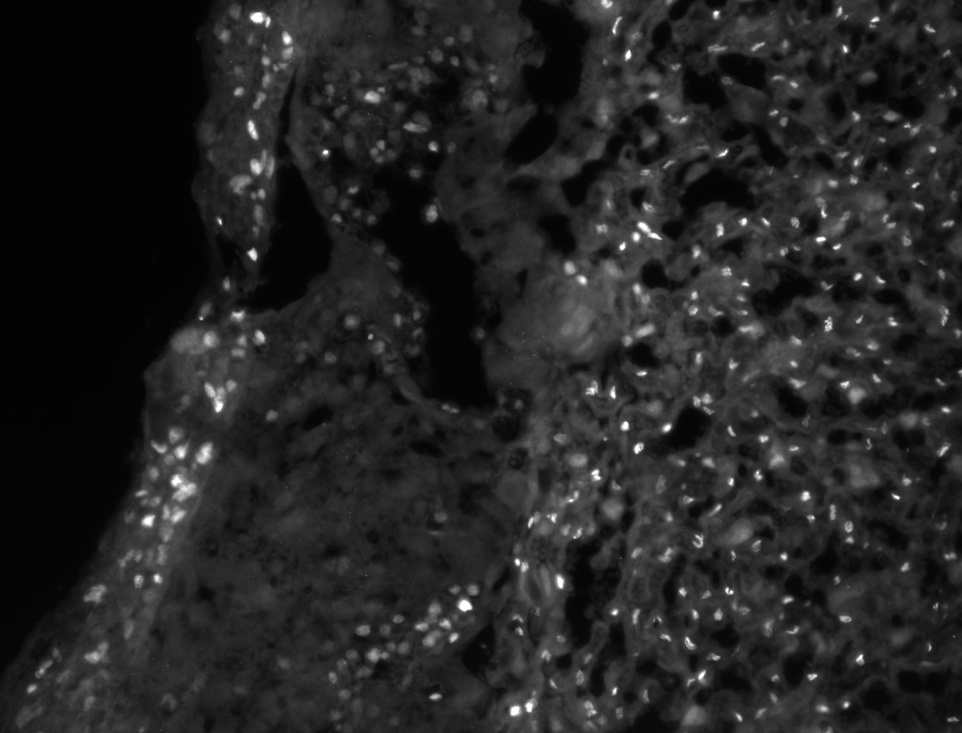
#> input picture SNAP-132445-0096.jpg, 962 x 733 px, shrunk from 1344 x 1024 before the run
$ jupyter execute 'Grain segmentation.ipynb'
#> lines starting #> are read from the running program, lines starting #| are printed output that depends on the picture; after the words box and inside, x2 and y2 are one past the last pixel; in counts of white or black regions, pixels touching at a corner belong together
[cell 1]
import cv2
import numpy as np
from matplotlib import pyplot as plt
from scipy import ndimage
from skimage import measure, color, io

[cell 2]
img1 = cv2.imread("SNAP-132445-0096.jpg")
#> img1 is the input picture: shape (733, 962, 3); min 0, max 255, mean 36.3

[cell 3]
img = cv2.cvtColor(img1,cv2.COLOR_BGR2GRAY)

[cell 4]
pixels_to_um = 0.5 # 1 pixel = 500 nm

[cell 5]
ret1, thresh = cv2.threshold(img, 0, 255, cv2.THRESH_BINARY+cv2.THRESH_OTSU)
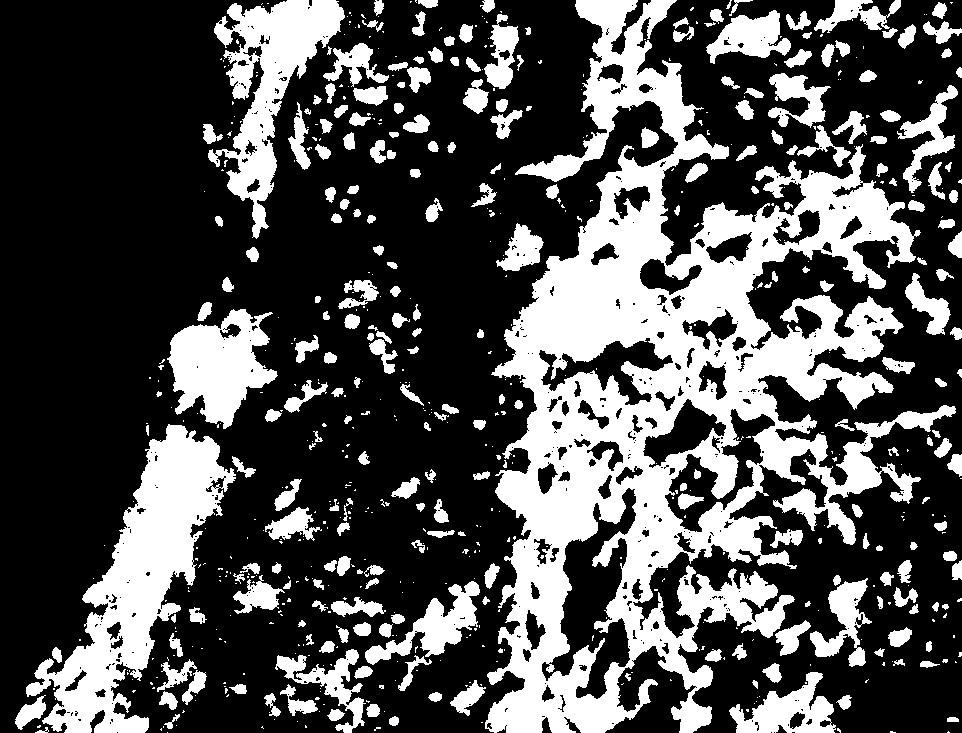
#> thresh: shape (733, 962); 31.5% white; 685 white regions (429 under 20 px), largest, box (x1, y1, x2, y2) and area: (485, 0, 956, 733) 121201, (26, 424, 236, 733) 22366, (208, 0, 345, 239) 11483
#> ret1 = 44

[cell 6]
kernel = np.ones((3,3),np.uint8)
opening = cv2.morphologyEx(thresh,cv2.MORPH_OPEN,kernel, iterations = 2)
#> opening: shape (733, 962); 28.9% white; 291 white regions, largest, box (x1, y1, x2, y2) and area: (488, 0, 914, 733) 101364, (35, 425, 233, 733) 20958, (228, 0, 344, 201) 9150

[cell 7]
from skimage.segmentation import clear_border
opening = clear_border(opening)
#> opening: shape (733, 962); 9.4% white; 275 white regions, largest, box (x1, y1, x2, y2) and area: (169, 309, 277, 427) 7375, (677, 575, 777, 624) 2882, (413, 582, 479, 655) 2431

[cell 8]
sure_bg = cv2.dilate(opening,kernel,iterations=2)
#> sure_bg: shape (733, 962); 15.1% white; 200 white regions, largest, box (x1, y1, x2, y2) and area: (675, 565, 870, 668) 9189, (167, 301, 279, 429) 8953, (275, 580, 481, 728) 7321

[cell 9]
dist_transform = cv2.distanceTransform(opening,cv2.DIST_L2,3)

[cell 10]
ret2, sure_fg = cv2.threshold(dist_transform,0.2*dist_transform.max(),255,0)
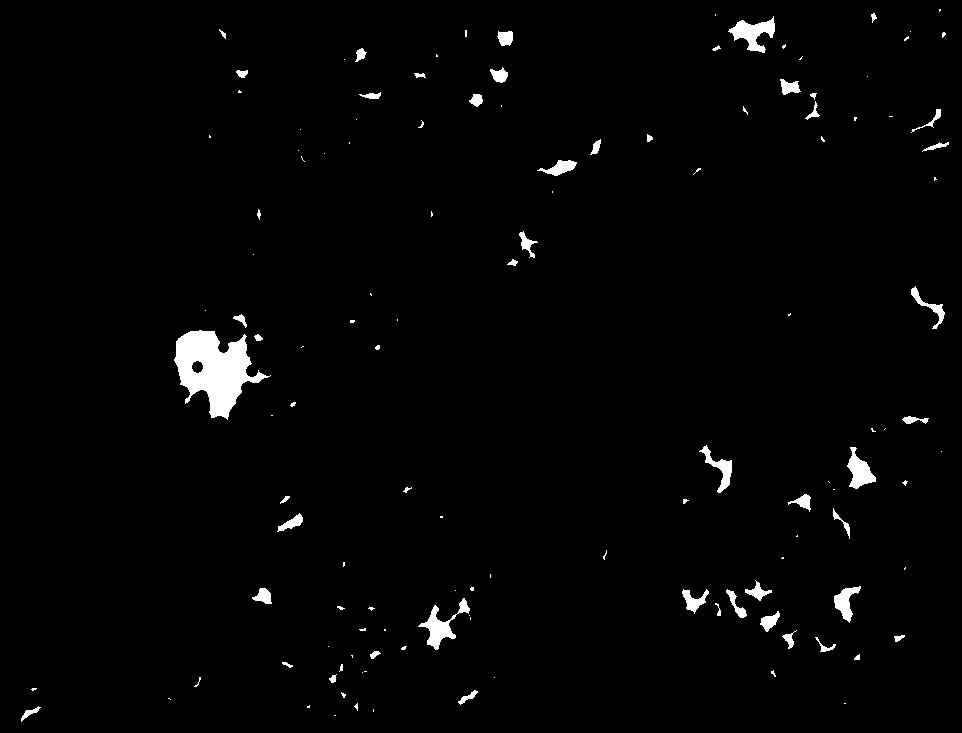
#> sure_fg: shape (733, 962) float32; 1.8% white; 129 white regions (76 under 20 px), largest, box (x1, y1, x2, y2) and area: (174, 330, 271, 420) 4411, (418, 598, 470, 650) 791, (728, 16, 775, 53) 789
#> ret2 = 5.43

[cell 11]
sure_fg = np.uint8(sure_fg)

[cell 12]
unknown = cv2.subtract(sure_bg,sure_fg)
#> unknown: shape (733, 962); 13.3% white; 201 white regions

[cell 13]
ret3, markers = cv2.connectedComponents(sure_fg)
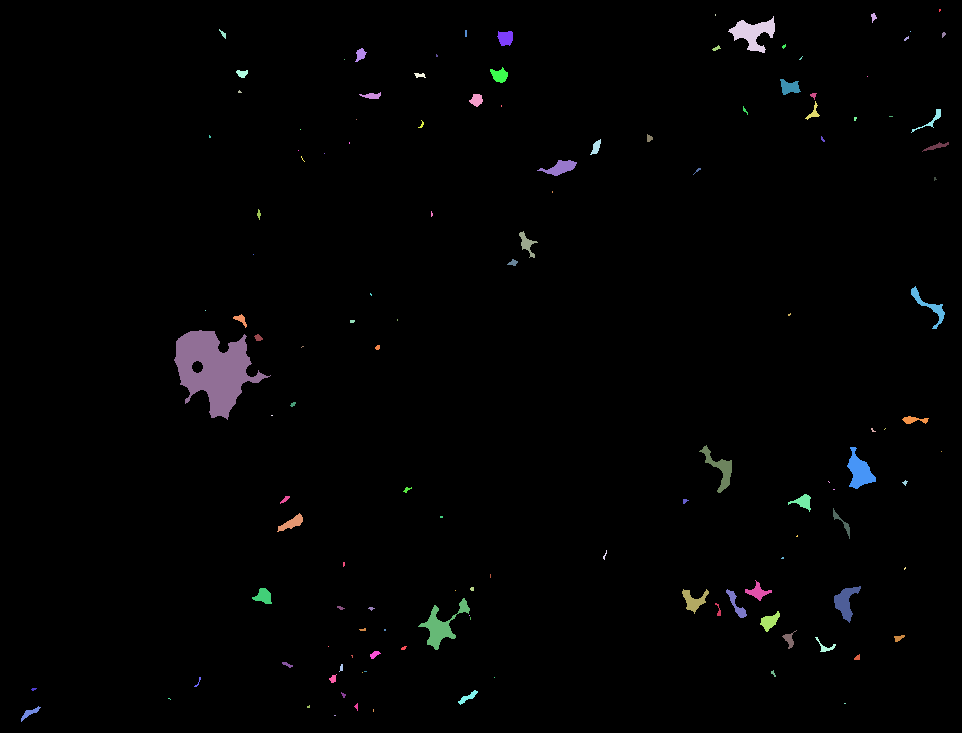
#> markers: shape (733, 962) int32; 130 distinct labels, from 0 to 129; one colour per label, 0 black
#> ret3 = 130

[cell 14]
markers = markers+10
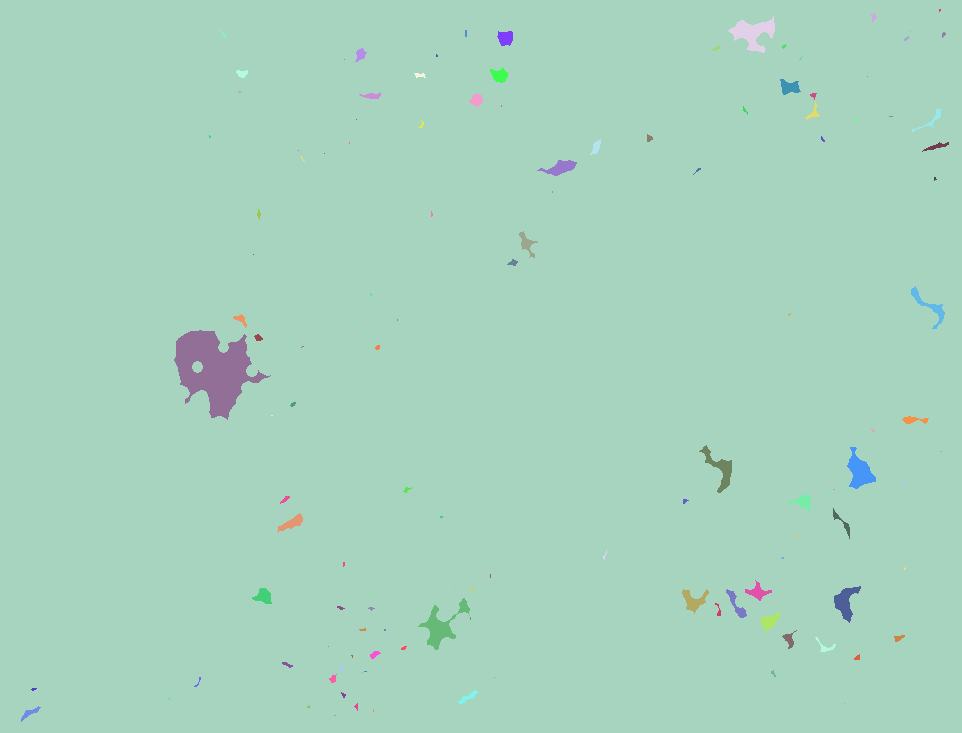
#> markers: shape (733, 962) int32; 130 distinct labels, from 10 to 139; one colour per label, 0 black

[cell 15]
markers[unknown==255] = 0

[cell 16]
markers = cv2.watershed(img1,markers)
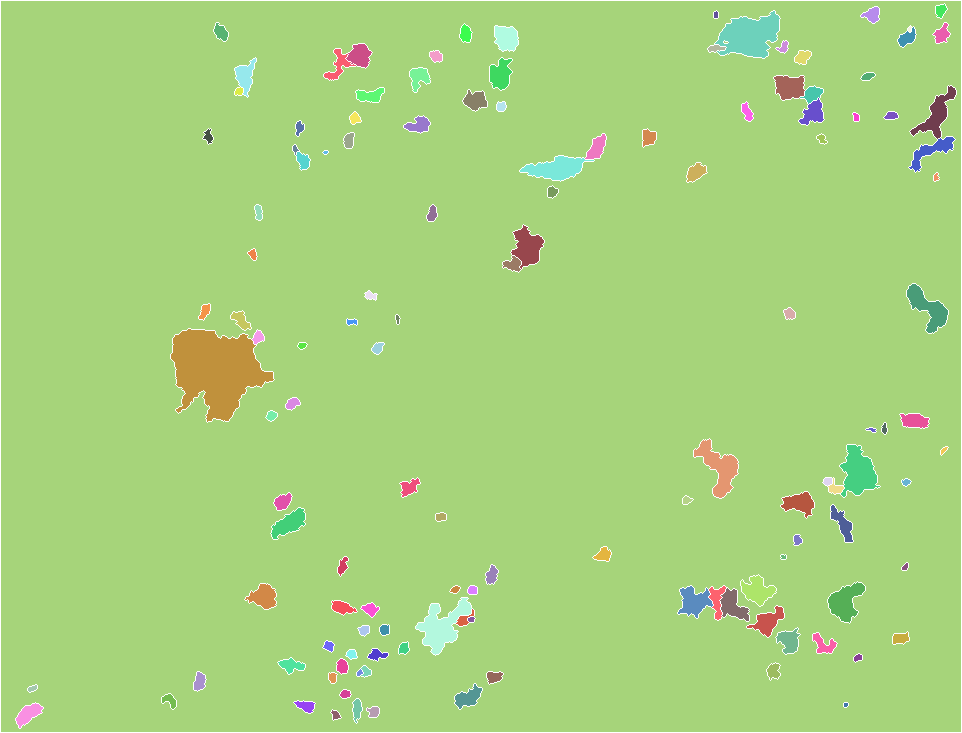
#> markers: shape (733, 962) int32; 131 distinct labels, from -1 to 139; one colour per label, 0 black, -1 white

[cell 17]
img1[markers == -1] = [0,255,255]
#> img1: shape (733, 962, 3); 1.54% of pixels changed, all inside (x1, y1, x2, y2) = (0, 0, 962, 733)

[cell 18]
img2 = color.label2rgb(markers, bg_label=0)
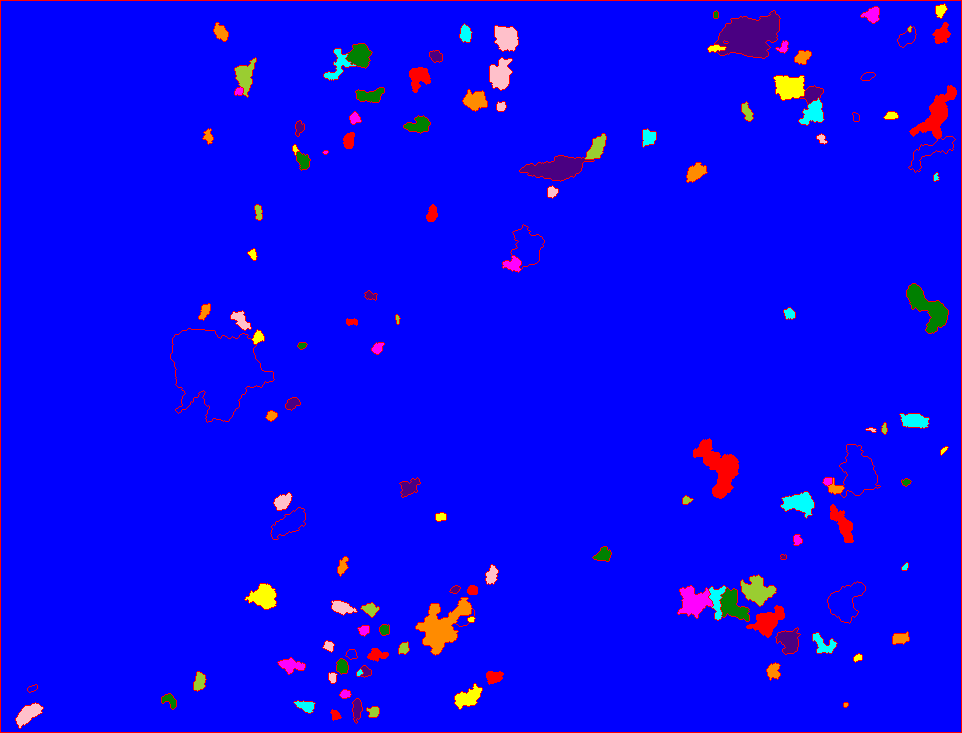
#> img2: shape (733, 962, 3) float64; mean R, G, B 0.0373, 0.0159, 0.962

[cell 19]
cv2.imshow('Overlay on original image', img1)
cv2.imshow('Colored Grains', img2)
cv2.waitKey(0)

[cell 20]
regions = measure.regionprops(markers, intensity_image=img)
#> regions = 130 regions; largest, box (x1, y1, x2, y2) and area: (1, 1, 961, 732) 659213, (171, 329, 274, 422) 5852, (715, 11, 780, 58) 1898, (416, 598, 472, 655) 1314, (840, 445, 880, 497) 1203

[cell 21]
propList = ['Area',
            'equivalent_diameter', #Added... verify if it works
            'orientation', #Added, verify if it works. Angle btwn x-axis and major axis.
            'MajorAxisLength',
            'MinorAxisLength',
            'Perimeter',
            'MinIntensity',
            'MeanIntensity',
            'MaxIntensity']

[cell 22]
output_file = open('image_measurements.csv', 'w')
output_file.write('Grain #' + "," + "," + ",".join(propList) + '\n')

[cell 23]
grain_number = 1
for region_props in regions:
    output_file.write(str(grain_number) + ',')
#> this loop made 130 passes

[cell 24]
for i,prop in enumerate(propList):
        if(prop == 'Area'):
            to_print = region_props[prop]*pixels_to_um**2   #Convert pixel square to um square
        elif(prop == 'orientation'):
            to_print = region_props[prop]*57.2958  #Convert to degrees from radians
        elif(prop.find('Intensity') < 0):          # Any prop without Intensity in its name
            to_print = region_props[prop]*pixels_to_um
        else:
            to_print = region_props[prop]     #Reamining props, basically the ones with Intensity in its name
        output_file.write(',' + str(to_print))
        output_file.write('\n')
        grain_number += 1
#> this loop made 9 passes
#> to_print on passes 1 to 9: 13.5, 4.15, 37.43, 5.12, 3.7, 14.66, 53, 70.35, 81
#> after the loop, grain_number = 10
output_file.close()

$ run again, with WT-GTT.jpg copied over SNAP-132445-0096.jpg
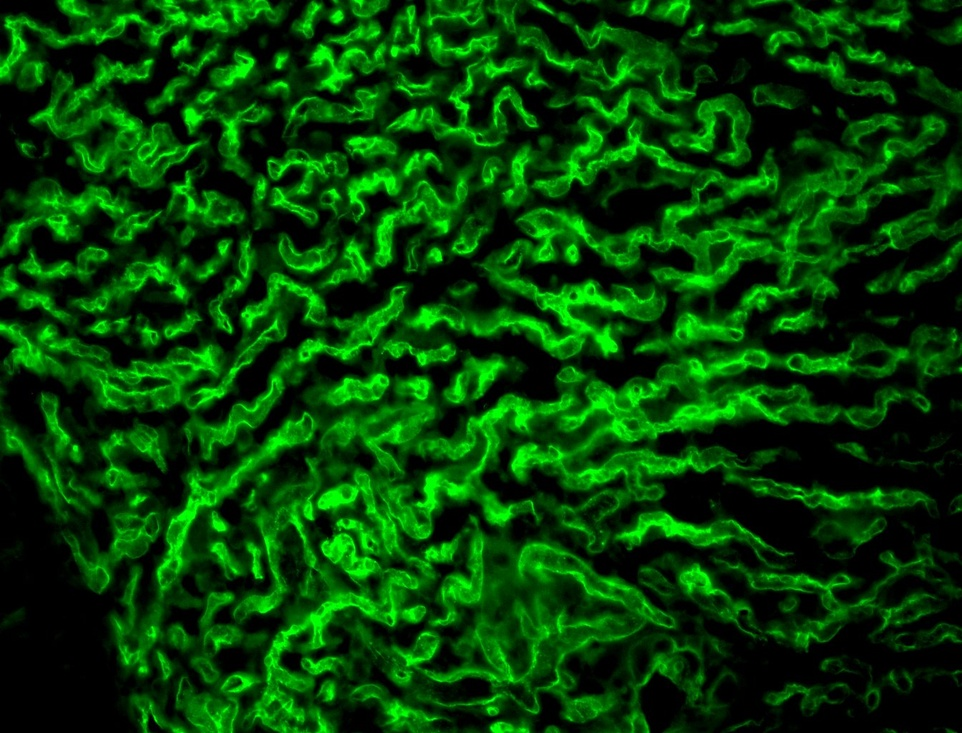
#> input picture WT-GTT.jpg, 962 x 733 px, shrunk from 1344 x 1024 before the run
#> img1 is the input picture: shape (733, 962, 3); mean B, G, R 2.9, 63.8, 2.7
#> `ret1, thresh = cv2.threshold(img, 0, 255, cv2.THRESH_BINARY+cv2.THRESH..`:
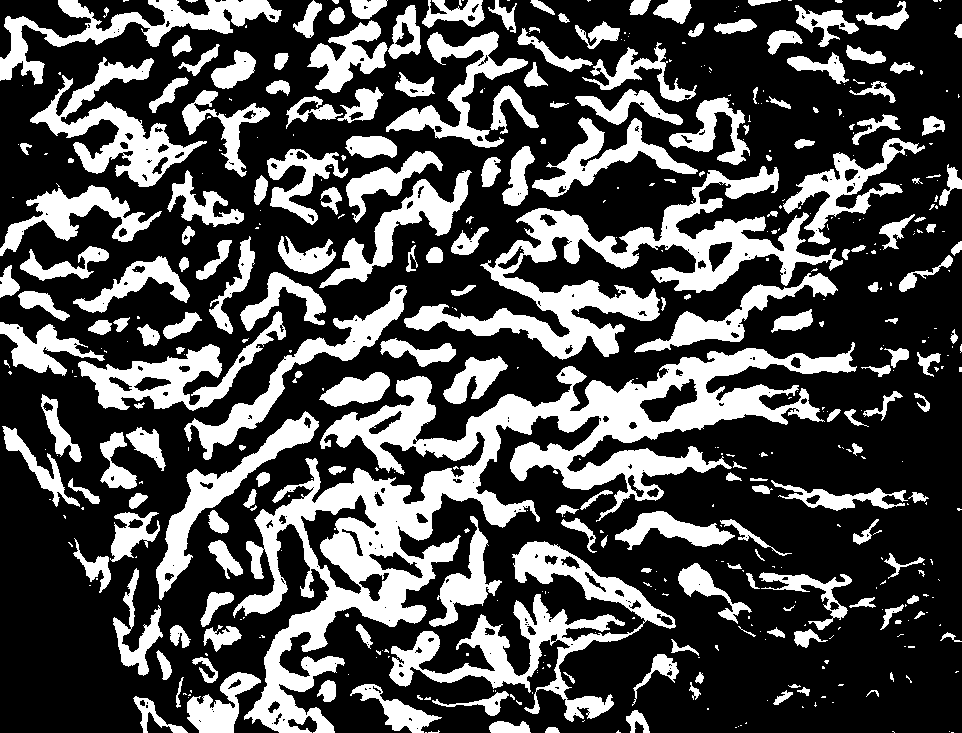
#> thresh: shape (733, 962); 31.1% white; 487 white regions (279 under 20 px), largest, box (x1, y1, x2, y2) and area: (233, 342, 857, 733) 48766, (404, 166, 843, 360) 19911, (389, 541, 676, 722) 11700
#> ret1 = 51
#> sure_bg: shape (733, 962); 36.2% white; 166 white regions, largest, box (x1, y1, x2, y2) and area: (240, 346, 793, 616) 46500, (183, 136, 919, 461) 43245, (77, 270, 328, 412) 10437
#> ret2 = 3.42
#> unknown: shape (733, 962); 24.9% white; 175 white regions
#> ret3 = 321
#> img1: shape (733, 962, 3); 4.53% of pixels changed, all inside (x1, y1, x2, y2) = (0, 0, 962, 733)
#> `img2 = color.label2rgb(markers, bg_label=0)`:
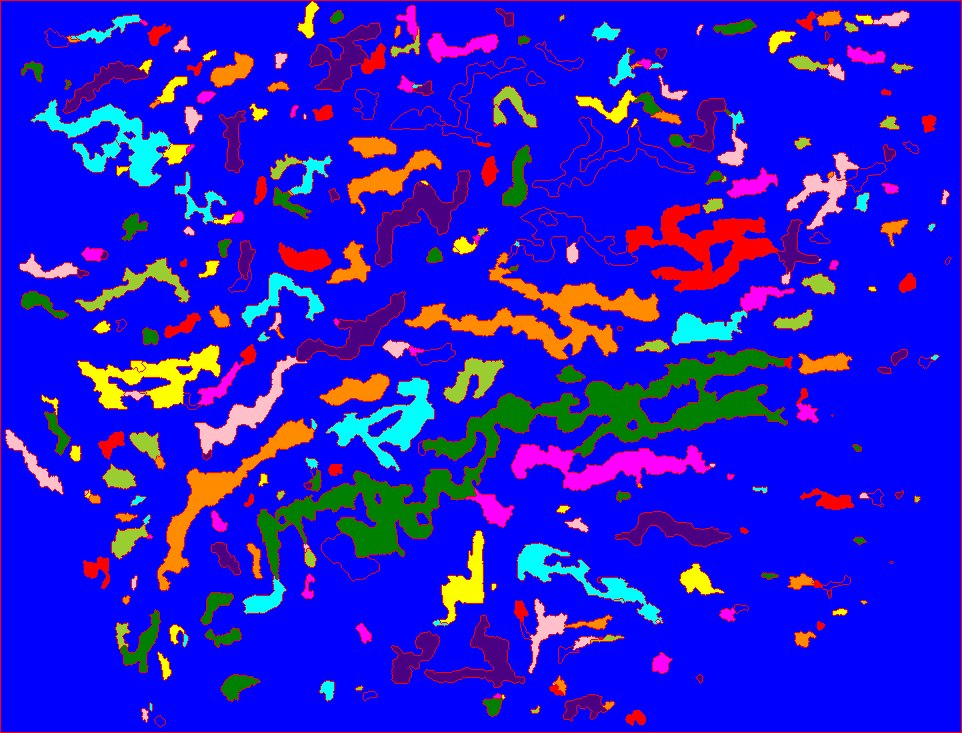
#> img2: shape (733, 962, 3) float64; mean R, G, B 0.138, 0.0877, 0.841
#> regions = 321 regions; largest, box (x1, y1, x2, y2) and area: (1, 1, 961, 732) 539166, (277, 349, 788, 557) 18156, (405, 263, 659, 359) 6298, (652, 204, 778, 292) 4278, (158, 419, 314, 590) 3968
#> the loop `for i,prop in enumerate(propList):` made 9 passes
#> to_print on passes 1 to 8: 16.75, 4.62, 44.93, 5.33, 4.11, 15.11, 47, 70.63
#> after the loop `for i,prop in enumerate(propList):`: grain_number = 10
